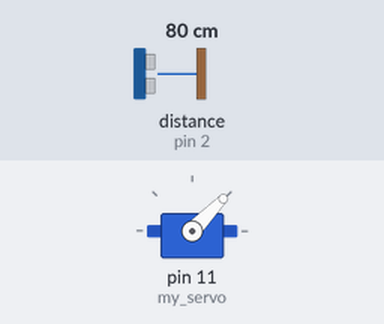
The sketch below on a simulated Arduino Uno, built with avr-gcc and run on an emulated ATmega328P. Shown: servo. Wiring (inferred from the names in the program): ultrasonic range finder: trigger pin 3; echo pin 2. The test bench sets the inputs (shaded band); at power-on: distance to the obstacle (sensor on pin 2) 80 cm. The echo pulse lasts 58.3 µs per cm.

Above: at 1.2 s.
1.3 s: distance to the obstacle (sensor on pin 2) set to 35 cm
At 2.0 s:
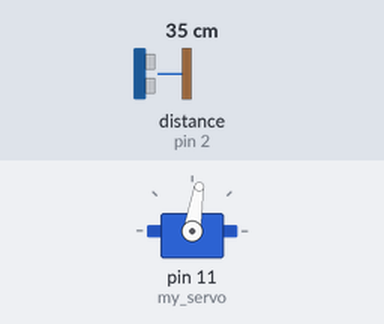
4.3 s: distance to the obstacle (sensor on pin 2) set to 120 cm
At 4.8 s:
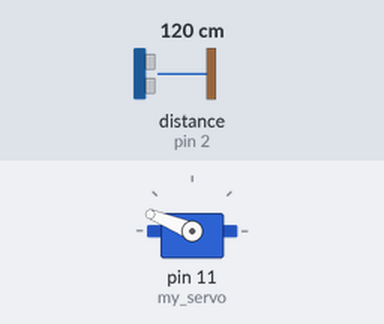
7.3 s: distance to the obstacle (sensor on pin 2) set to 250 cm
Timing chart, 0 to 16.3 s (numbered marks = the images above; inputs shaded):
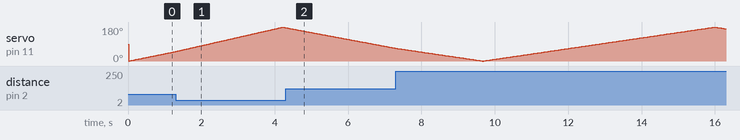

The sketch:

Task5.ino
```cpp
// Datasheet for Ultrasonic Ranging Module HC - SR04
// https://cdn.sparkfun.com/datasheets/Sensors/Proximity/HCSR04.pdf

int echo_pin = 2;
int trig_pin = 3;
int delay_us = 10; // <--- YOU HAVE TO FIND THE CORRECT VALUE FROM THE DATASHEET
long distance_mm = 0;
long duration_us;
long distance;
#include <Servo.h>
Servo my_servo;
int angle;
int state;
void setup()  {
    // YOUR SETUP CODE GOES HERE
    Serial.begin(9600);
    // In this section you should initialize serial connection to Arduino
    // and set echo_pin and trig_pin to correct modes
    pinMode(2, INPUT);
    pinMode(3, OUTPUT);

    my_servo.attach(11);
    Serial.begin(9600);
    //degree = 1;
    state = 0;
    angle = 0;
}

void loop() {
    // To generate the ultrasound we need to
    // set the trig_pin to HIGH state for correct ammount of µs.
    digitalWrite(trig_pin, HIGH);
    delayMicroseconds(delay_us);
    digitalWrite(trig_pin, LOW);

    // Read the pulse HIGH state on echo_pin
    // the length of the pulse in microseconds
    duration_us = pulseIn(echo_pin, HIGH);

    // YOU HAVE TO CALCULATE THE distance_mm BASED ON THE duration_us
    // FIND THE FORMULA FROM THE DATASHEET AND IMPLEMENT IT HERE
    distance_mm = (duration_us * 340)/2;
    distance = distance_mm /1000;
    delay(10);
    //////////////////

    if (state == 0 && distance > 300) { my_servo.write(angle);
    angle++; // increament by 1
    }
    if (angle == 180) {
      state = 1;
      }

   if (state == 1 && distance > 300) {
      my_servo.write(angle);
      angle--; //  decreament by 1
      }
      if (angle == 0) {
        state = 0;
    }

    delay(10);


}

/////////////////////////// end
```
